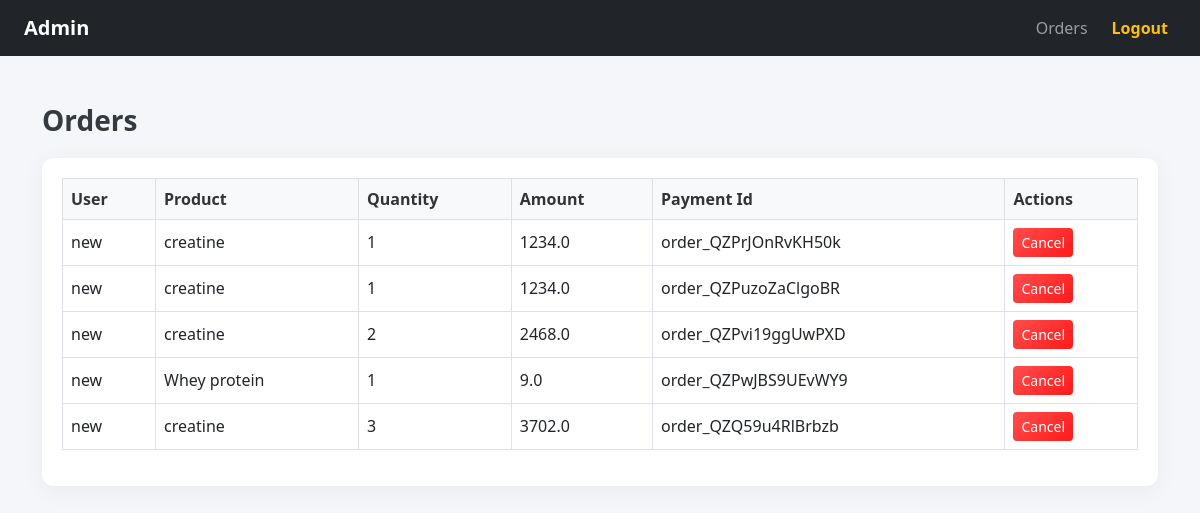
/order, run on the app's committed database.
### app/models.py (models this page shows, shortened)
class Order(models.Model):
    user = models.ForeignKey(User, on_delete=models.CASCADE)
    product = models.ForeignKey(Product, on_delete=models.CASCADE)
    quantity = models.PositiveIntegerField(default=1)
    amount = models.FloatField(_("Amount"), null=False, blank=False)
    status = CharField(
        _("Payment Status"),
        default=PaymentStatus.PENDING,
        max_length=254,
        blank=False,
        null=False,
    )
    provider_order_id = models.CharField(_("Order ID"), max_length=40,null=True)
    payment_id = models.CharField(_("Payment ID"), max_length=36,null=True)
    signature_id = models.CharField(_("Signature ID"), max_length=128,null=True)

class Product(models.Model):
    title = models.CharField(max_length=255)
    description = models.TextField()
    price = models.DecimalField(max_digits=10, decimal_places=2)
    image1 = models.ImageField(upload_to='path/to/upload/', null=True, blank=True)
    image2 = models.ImageField(upload_to='path/to/upload/', null=True, blank=True)
    image3 = models.ImageField(upload_to='path/to/upload/', null=True, blank=True)
    image4 = models.ImageField(upload_to='path/to/upload/', null=True, blank=True)
    image5 = models.ImageField(upload_to='path/to/upload/', null=True, blank=True)
    category = models.ForeignKey(Category, on_delete=models.SET_NULL, null=True, blank=True)
    rating = models.FloatField(default=0.0)
    reviews = models.IntegerField(default=0)
    original_price = models.DecimalField(max_digits=10, decimal_places=2, default=0.0)
    discount = models.IntegerField(default=0)  # Percentage discount
    delivery_date = models.DateField(default=timezone.now)  # <-- Add default value here
    rating=models.FloatField(default=0)
    vector_data=models.TextField(null=True)

### app/views.py (the view)
# urls.py: path('order',views.order,name='order'),
def order(request):
    orders = Order.objects.all()
    return render(request, 'admin/orders.html', {'orders': orders})

### templates/admin/orders.html (shortened to what this page needs)
<!DOCTYPE html>
<html lang="en">
<head>
    <link href="https://cdn.jsdelivr.net/npm/bootstrap@5.3.0/dist/css/bootstrap.min.css" rel="stylesheet">
</head>
<body>
    <nav class="navbar navbar-expand-lg navbar-dark bg-dark px-4">
        <a class="navbar-brand fw-bold" href="{% url 'admin' %}"> Admin</a>
        <div class="collapse navbar-collapse" id="navbarNav">
            <ul class="navbar-nav ms-auto gap-2">
                <li class="nav-item">
                    <a class="nav-link" href="order">Orders</a>
                </li>
                <li class="nav-item">
                    <a class="nav-link text-warning fw-semibold" href="logout">Logout</a>
                </li>
            </ul>
        </div>
    </nav>
    <div class="container my-5">
        <div class="col-md-12">
            <h3>Orders</h3>
            <div class="table-responsive">
                <table class="table table-bordered table-hover align-middle">
                    <thead class="table-light">
                        <tr>
                            <th>User</th>
                            <th>Product</th>
                            <th>Quantity</th>
                            <th>Amount</th>
                            <th>Payment Id</th>
                            <th>Actions</th>
                        </tr>
                    </thead>
                    <tbody>
                        {% for order in orders %}
                        <tr>
                            <td>{{ order.user.username }}</td>
                            <td>{{ order.product.title }}</td>
                            <td>{{ order.quantity }}</td>
                            <td>{{ order.amount }}</td>
                            <td>{{ order.provider_order_id }}</td>
                            <td>
                                <a href="{% url 'cancel_order' order.id %}" class="btn btn-danger btn-sm">Cancel</a>
                            </td>
                        </tr>
                        {% endfor %}
                    </tbody>
                </table>
            </div>
        </div>
    </div>
</body>
</html>

### templates/admin/orders.html (style rules this page uses)
body { background-color: #f4f6f9; font-family: 'Segoe UI', Tahoma, Geneva, Verdana, sans-serif; }
h3 { font-weight: 600; color: #343a40; margin-bottom: 20px; }
.table-responsive { background: #fff; border-radius: 12px; box-shadow: 0 4px 25px rgba(0, 0, 0, 0.05); padding: 20px; }
.table th { background-color: #f8f9fa; color: #333; font-weight: 600; }
.btn-danger { background: linear-gradient(135deg, #ff4d4d, #ff1a1a); border: none; transition: 0.3s ease; }

### data on the page
Order: user.username "new", product "creatine", quantity "1", amount "1234.0", provider_order_id "order_QZPrJOnRvKH50k"
Order: user.username "new", product "creatine", quantity "1", amount "1234.0", provider_order_id "order_QZPuzoZaClgoBR"
Order: user.username "new", product "creatine", quantity "2", amount "2468.0", provider_order_id "order_QZPvi19ggUwPXD"
Order: user.username "new", product "Whey protein", quantity "1", amount "9.0", provider_order_id "order_QZPwJBS9UEvWY9"
Order: user.username "new", product "creatine", quantity "3", amount "3702.0", provider_order_id "order_QZQ59u4RlBrbzb"
